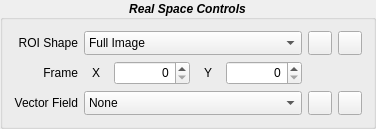
       <widget class="QGroupBox" name="RealSpacePanel">
        <property name="font">
         <font>
          <weight>75</weight>
          <italic>true</italic>
          <bold>true</bold>
         </font>
        </property>
        <property name="title">
         <string>Real Space Controls</string>
        </property>
        <property name="alignment">
         <set>Qt::AlignCenter</set>
        </property>
        <property name="flat">
         <bool>true</bool>
        </property>
        <layout class="QGridLayout" name="RealSpacePanelGrid">
         <item row="2" column="0">
          <widget class="QLabel" name="DispVecFieldLabel">
           <property name="font">
            <font>
             <weight>50</weight>
             <italic>false</italic>
             <bold>false</bold>
            </font>
           </property>
           <property name="text">
            <string>Vector Field</string>
           </property>
           <property name="alignment">
            <set>Qt::AlignRight|Qt::AlignTrailing|Qt::AlignVCenter</set>
           </property>
           <property name="buddy">
            <cstring>DispVecField</cstring>
           </property>
          </widget>
         </item>
         <item row="1" column="0">
          <widget class="QLabel" name="FrameLabel">
           <property name="font">
            <font>
             <weight>50</weight>
             <italic>false</italic>
             <bold>false</bold>
             <kerning>true</kerning>
            </font>
           </property>
           <property name="text">
            <string>Frame</string>
           </property>
           <property name="alignment">
            <set>Qt::AlignRight|Qt::AlignTrailing|Qt::AlignVCenter</set>
           </property>
          </widget>
         </item>
         <item row="1" column="4">
          <widget class="QSpinBox" name="FrameY">
           <property name="minimumSize">
            <size>
             <width>76</width>
             <height>24</height>
            </size>
           </property>
           <property name="maximumSize">
            <size>
             <width>16777215</width>
             <height>24</height>
            </size>
           </property>
           <property name="font">
            <font>
             <weight>50</weight>
             <italic>false</italic>
             <bold>false</bold>
             <kerning>true</kerning>
            </font>
           </property>
           <property name="alignment">
            <set>Qt::AlignRight|Qt::AlignTrailing|Qt::AlignVCenter</set>
           </property>
          </widget>
         </item>
         <item row="0" column="0">
          <widget class="QLabel" name="RealROIShapeLabel">
           <property name="font">
            <font>
             <weight>50</weight>
             <italic>false</italic>
             <bold>false</bold>
            </font>
           </property>
           <property name="text">
            <string>ROI Shape</string>
           </property>
           <property name="alignment">
            <set>Qt::AlignRight|Qt::AlignTrailing|Qt::AlignVCenter</set>
           </property>
           <property name="buddy">
            <cstring>RealROIShape</cstring>
           </property>
          </widget>
         </item>
         <item row="1" column="2">
          <widget class="QSpinBox" name="FrameX">
           <property name="minimumSize">
            <size>
             <width>76</width>
             <height>24</height>
            </size>
           </property>
           <property name="maximumSize">
            <size>
             <width>16777215</width>
             <height>24</height>
            </size>
           </property>
           <property name="font">
            <font>
             <weight>50</weight>
             <italic>false</italic>
             <bold>false</bold>
             <kerning>true</kerning>
            </font>
           </property>
           <property name="alignment">
            <set>Qt::AlignRight|Qt::AlignTrailing|Qt::AlignVCenter</set>
           </property>
          </widget>
         </item>
         <item row="2" column="5">
          <widget class="QToolButton" name="DispVecColor">
           <property name="minimumSize">
            <size>
             <width>24</width>
             <height>24</height>
            </size>
           </property>
           <property name="maximumSize">
            <size>
             <width>24</width>
             <height>24</height>
            </size>
           </property>
           <property name="text">
            <string/>
           </property>
           <property name="icon">
            <iconset>
             <normaloff>icons/colorPicker.png</normaloff>icons/colorPicker.png</iconset>
           </property>
          </widget>
         </item>
         <item row="0" column="5">
          <widget class="QPushButton" name="RealROIInvert">
           <property name="minimumSize">
            <size>
             <width>24</width>
             <height>24</height>
            </size>
           </property>
           <property name="maximumSize">
            <size>
             <width>24</width>
             <height>24</height>
            </size>
           </property>
           <property name="text">
            <string/>
           </property>
           <property name="icon">
            <iconset>
             <normaloff>icons/invertColors.png</normaloff>icons/invertColors.png</iconset>
           </property>
           <property name="checkable">
            <bool>true</bool>
           </property>
          </widget>
         </item>
         <item row="0" column="1" colspan="4">
          <widget class="QComboBox" name="RealROIShape">
           <property name="minimumSize">
            <size>
             <width>129</width>
             <height>24</height>
            </size>
           </property>
           <property name="maximumSize">
            <size>
             <width>16777215</width>
             <height>24</height>
            </size>
           </property>
           <property name="font">
            <font>
             <weight>50</weight>
             <italic>false</italic>
             <bold>false</bold>
            </font>
           </property>
           <item>
            <property name="text">
             <string>Full Image</string>
            </property>
           </item>
           <item>
            <property name="text">
             <string>Point</string>
            </property>
           </item>
           <item>
            <property name="text">
             <string>Ellipse</string>
            </property>
           </item>
           <item>
            <property name="text">
             <string>Rectangle</string>
            </property>
           </item>
           <item>
            <property name="text">
             <string>Draw Polygon</string>
            </property>
           </item>
           <item>
            <property name="text">
             <string>From File</string>
            </property>
           </item>
          </widget>
         </item>
         <item row="1" column="1">
          <widget class="QLabel" name="FrameXLabel">
           <property name="minimumSize">
            <size>
             <width>24</width>
             <height>24</height>
            </size>
           </property>
           <property name="maximumSize">
            <size>
             <width>24</width>
             <height>24</height>
            </size>
           </property>
           <property name="font">
            <font>
             <weight>50</weight>
             <italic>false</italic>
             <bold>false</bold>
             <kerning>true</kerning>
            </font>
           </property>
           <property name="text">
            <string>X</string>
           </property>
           <property name="alignment">
            <set>Qt::AlignCenter</set>
           </property>
           <property name="buddy">
            <cstring>FrameX</cstring>
           </property>
          </widget>
         </item>
         <item row="2" column="6">
          <widget class="QPushButton" name="ShowColorWheelWdw">
           <property name="minimumSize">
            <size>
             <width>24</width>
             <height>24</height>
            </size>
           </property>
           <property name="maximumSize">
            <size>
             <width>24</width>
             <height>24</height>
            </size>
           </property>
           <property name="text">
            <string/>
           </property>
           <property name="icon">
            <iconset>
             <normaloff>icons/colorwheel.png</normaloff>icons/colorwheel.png</iconset>
           </property>
          </widget>
         </item>
         <item row="0" column="6">
          <widget class="QPushButton" name="ShowRealMaskWdw">
           <property name="minimumSize">
            <size>
             <width>24</width>
             <height>24</height>
            </size>
           </property>
           <property name="maximumSize">
            <size>
             <width>24</width>
             <height>24</height>
            </size>
           </property>
           <property name="text">
            <string/>
           </property>
           <property name="icon">
            <iconset>
             <normaloff>icons/Aperture.png</normaloff>icons/Aperture.png</iconset>
           </property>
          </widget>
         </item>
         <item row="2" column="1" colspan="4">
          <widget class="QComboBox" name="DispVecField">
           <property name="minimumSize">
            <size>
             <width>129</width>
             <height>24</height>
            </size>
           </property>
           <property name="maximumSize">
            <size>
             <width>16777215</width>
             <height>24</height>
            </size>
           </property>
           <property name="font">
            <font>
             <weight>50</weight>
             <italic>false</italic>
             <bold>false</bold>
            </font>
           </property>
           <item>
            <property name="text">
             <string>None</string>
            </property>
           </item>
           <item>
            <property name="text">
             <string>1:1</string>
            </property>
           </item>
           <item>
            <property name="text">
             <string>1:2</string>
            </property>
           </item>
           <item>
            <property name="text">
             <string>1:4</string>
            </property>
           </item>
           <item>
            <property name="text">
             <string>1:8</string>
            </property>
           </item>
           <item>
            <property name="text">
             <string>1:16</string>
            </property>
           </item>
          </widget>
         </item>
         <item row="1" column="3">
          <widget class="QLabel" name="FrameYLabel">
           <property name="minimumSize">
            <size>
             <width>24</width>
             <height>24</height>
            </size>
           </property>
           <property name="maximumSize">
            <size>
             <width>24</width>
             <height>24</height>
            </size>
           </property>
           <property name="font">
            <font>
             <weight>50</weight>
             <italic>false</italic>
             <bold>false</bold>
             <kerning>true</kerning>
            </font>
           </property>
           <property name="text">
            <string>Y</string>
           </property>
           <property name="alignment">
            <set>Qt::AlignCenter</set>
           </property>
           <property name="buddy">
            <cstring>FrameY</cstring>
           </property>
          </widget>
         </item>
        </layout>
       </widget>
